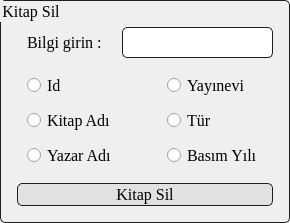
             <widget class="QGroupBox" name="groupBox_sil">
              <property name="minimumSize">
               <size>
                <width>0</width>
                <height>0</height>
               </size>
              </property>
              <property name="maximumSize">
               <size>
                <width>393</width>
                <height>300</height>
               </size>
              </property>
              <property name="font">
               <font>
                <family>Georgia</family>
                <pointsize>12</pointsize>
                <weight>50</weight>
                <bold>false</bold>
                <kerning>false</kerning>
               </font>
              </property>
              <property name="toolTip">
               <string/>
              </property>
              <property name="toolTipDuration">
               <number>-1</number>
              </property>
              <property name="styleSheet">
               <string notr="true">QGroupBox
{
    border: 1px solid darkgray;
    padding: 1px;
 border-style: solid;
 border: 1px solid #1e1e1e;
 border-radius: 5;
}</string>
              </property>
              <property name="title">
               <string>Kitap Sil</string>
              </property>
              <property name="flat">
               <bool>false</bool>
              </property>
              <layout class="QHBoxLayout" name="horizontalLayout_2" stretch="0">
               <property name="spacing">
                <number>10</number>
               </property>
               <property name="leftMargin">
                <number>10</number>
               </property>
               <property name="topMargin">
                <number>20</number>
               </property>
               <property name="rightMargin">
                <number>10</number>
               </property>
               <property name="bottomMargin">
                <number>10</number>
               </property>
               <item>
                <layout class="QVBoxLayout" name="verticalLayout_2" stretch="0,0,0">
                 <property name="spacing">
                  <number>5</number>
                 </property>
                 <property name="leftMargin">
                  <number>5</number>
                 </property>
                 <property name="topMargin">
                  <number>5</number>
                 </property>
                 <property name="rightMargin">
                  <number>5</number>
                 </property>
                 <property name="bottomMargin">
                  <number>5</number>
                 </property>
                 <item>
                  <layout class="QHBoxLayout" name="horizontalLayout">
                   <property name="spacing">
                    <number>20</number>
                   </property>
                   <property name="leftMargin">
                    <number>10</number>
                   </property>
                   <item>
                    <widget class="QLabel" name="label_11">
                     <property name="font">
                      <font>
                       <family>Georgia</family>
                       <pointsize>12</pointsize>
                       <weight>50</weight>
                       <bold>false</bold>
                       <kerning>false</kerning>
                      </font>
                     </property>
                     <property name="text">
                      <string>Bilgi girin :</string>
                     </property>
                    </widget>
                   </item>
                   <item>
                    <widget class="QLineEdit" name="sil_kitap">
                     <property name="minimumSize">
                      <size>
                       <width>120</width>
                       <height>31</height>
                      </size>
                     </property>
                     <property name="font">
                      <font>
                       <family>Georgia</family>
                       <pointsize>12</pointsize>
                      </font>
                     </property>
                     <property name="toolTip">
                      <string/>
                     </property>
                     <property name="statusTip">
                      <string/>
                     </property>
                     <property name="whatsThis">
                      <string/>
                     </property>
                     <property name="accessibleName">
                      <string/>
                     </property>
                     <property name="styleSheet">
                      <string notr="true"> padding: 1px;
 border-style: solid;
 border: 1px solid #1e1e1e;
 border-radius: 5;</string>
                     </property>
                    </widget>
                   </item>
                  </layout>
                 </item>
                 <item>
                  <layout class="QFormLayout" name="formLayout_3">
                   <property name="horizontalSpacing">
                    <number>50</number>
                   </property>
                   <property name="verticalSpacing">
                    <number>10</number>
                   </property>
                   <property name="leftMargin">
                    <number>10</number>
                   </property>
                   <property name="topMargin">
                    <number>10</number>
                   </property>
                   <property name="rightMargin">
                    <number>10</number>
                   </property>
                   <property name="bottomMargin">
                    <number>10</number>
                   </property>
                   <item row="0" column="0">
                    <widget class="QRadioButton" name="kitap_id_2">
                     <property name="font">
                      <font>
                       <family>Georgia</family>
                       <pointsize>12</pointsize>
                      </font>
                     </property>
                     <property name="text">
                      <string>Id</string>
                     </property>
                    </widget>
                   </item>
                   <item row="0" column="1">
                    <widget class="QRadioButton" name="yayinevi_id_2">
                     <property name="font">
                      <font>
                       <family>Georgia</family>
                       <pointsize>12</pointsize>
                      </font>
                     </property>
                     <property name="text">
                      <string>Yayınevi</string>
                     </property>
                    </widget>
                   </item>
                   <item row="1" column="0">
                    <widget class="QRadioButton" name="kitap_adi_2">
                     <property name="font">
                      <font>
                       <family>Georgia</family>
                       <pointsize>12</pointsize>
                      </font>
                     </property>
                     <property name="text">
                      <string>Kitap Adı</string>
                     </property>
                    </widget>
                   </item>
                   <item row="1" column="1">
                    <widget class="QRadioButton" name="kitap_tur_id_2">
                     <property name="font">
                      <font>
                       <family>Georgia</family>
                       <pointsize>12</pointsize>
                      </font>
                     </property>
                     <property name="text">
                      <string>Tür</string>
                     </property>
                    </widget>
                   </item>
                   <item row="2" column="0">
                    <widget class="QRadioButton" name="yazar_adi_2">
                     <property name="font">
                      <font>
                       <family>Georgia</family>
                       <pointsize>12</pointsize>
                      </font>
                     </property>
                     <property name="text">
                      <string>Yazar Adı</string>
                     </property>
                    </widget>
                   </item>
                   <item row="2" column="1">
                    <widget class="QRadioButton" name="basim_yili_2">
                     <property name="font">
                      <font>
                       <family>Georgia</family>
                       <pointsize>12</pointsize>
                      </font>
                     </property>
                     <property name="text">
                      <string>Basım Yılı</string>
                     </property>
                    </widget>
                   </item>
                  </layout>
                 </item>
                 <item>
                  <widget class="QPushButton" name="kitap_sil">
                   <property name="font">
                    <font>
                     <family>Georgia</family>
                     <pointsize>12</pointsize>
                     <weight>50</weight>
                     <bold>false</bold>
                    </font>
                   </property>
                   <property name="cursor">
                    <cursorShape>PointingHandCursor</cursorShape>
                   </property>
                   <property name="toolTip">
                    <string/>
                   </property>
                   <property name="whatsThis">
                    <string/>
                   </property>
                   <property name="styleSheet">
                    <string notr="true"> padding: 1px;
background-color: #E1E1E1;
 border-style: solid;
 border: 1px solid #1e1e1e;
 border-radius: 5;</string>
                   </property>
                   <property name="text">
                    <string>Kitap Sil</string>
                   </property>
                   <property name="icon">
                    <iconset>
                     <normaloff>Resimler/maths_sil.png</normaloff>Resimler/maths_sil.png</iconset>
                   </property>
                   <property name="iconSize">
                    <size>
                     <width>25</width>
                     <height>25</height>
                    </size>
                   </property>
                   <property name="autoDefault">
                    <bool>false</bool>
                   </property>
                   <property name="flat">
                    <bool>false</bool>
                   </property>
                  </widget>
                 </item>
                </layout>
               </item>
              </layout>
             </widget>
